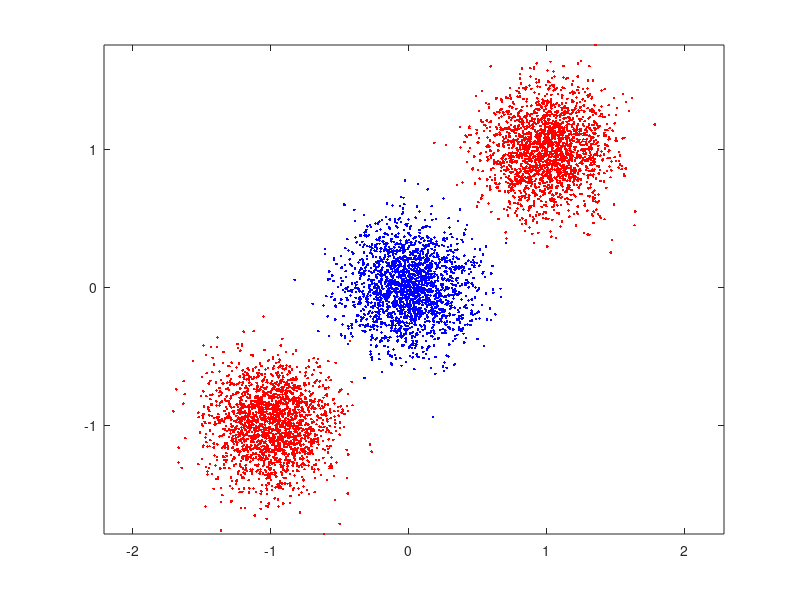

Write the MATLAB code that produced this figure.
clear;
clc;
close all;

rng(2);
mu1 = 1;
sigma = sqrt(0.05);
dataset_size = 2000;
A1 = normrnd(mu1, sigma, [2, dataset_size]);
mu2= -1;
A2 = normrnd(mu2, sigma, [2, dataset_size]);
mub = 0;
B = normrnd(mub, sigma, [2, dataset_size]);

A = [A1 , A2];
plot(A(1,:), A(2,:), '.r');
hold on;
plot(B(1,:), B(2,:), '.b');
axis equal;
